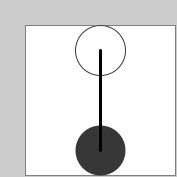
Frame 1 (no input)
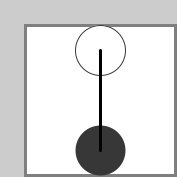
Frame 60 (the mouse pressed at the canvas centre just before this capture)
Frame 120 (the mouse held since frame 60 and released just before this capture): identical to frame 60, image omitted

The Processing sketch that drew these frames (run headless with seeded random() and noise(); from frame 60 on, the mouse is pressed at the canvas centre):

// Processing sketch: tarea01
// ── tarea01.pde
/* Nicolás Troncoso
Expresión Digital II

Dos círculos con una línea entre sus centros
Todo inscrito en un rectángulo.  (Error de sintaxis -1, no todo el contenido pasado en clases será repetido en el material de apoyo, por algo es "Material de apoyo)*/

void setup() { // No agrega el void setup, ni el tamaño. No todo el contenido pasado en la clase será repetido en el material de apoyo, por algo es "Material de apoyo", es necesario prestar atención durante la clase. Código -1
size (177, 177); // Código -2
} // Código -3

void draw() { // No agrega el void draw. No todo el contenido pasado en la clase será repetido en el material de apoyo, por algo es "Material de apoyo", es necesario prestar atención durante la clase. Código -4
stroke(127); // grosor de línea (Error de sintaxis -2, materia no vista en clases -1, color de línea, no grosor de línea. Texto de apoyo incorrectamente comentado -1)
rect(25, 25, 150, 150); // rectángulo que inscribe las figuras Error de sintaxis -3, ortografía -1 (Rectángulo))

stroke(55); // línea negra (Error de sintaxis -4, materia no vista en clases -2, ortografía -2 (Línea))
strokeWeight(50); // grosor de línea (Error de sintaxis -5, materia no vista en clases -3)
point(100, 150); // punto arriba al centro (Error de sintaxis -6)


strokeWeight(1); // grosor de línea (Error de sintaxis -7, materia no vista en clases -4)
stroke(55); // Color negro de línea (Error de sintaxis -8, materia no vista en clases -5)
ellipse(100, 50, 50, 50); // Círculo al centro arriba (Error de sintaxis -9)

stroke(0); // color de línea negro (Error de sintaxis -10, materia no vista en clases -6)
strokeWeight(3); // Grosor de línea (Error de sintaxis -11, materia no vista en clases -7)
line(100, 50, 100, 150); // línea del centro hacia abajo (Error de sintaxis -12)

} // No cierra el void draw, código -5


/*
Errores de código ............................................  -5
Errores de sintaxis .......................................... -12
Texto de apoyo incorrectamente comentado .....................  -1
Errores ortográficos .........................................  -2
Incluye materia no vista en clases ...........................  -7
*/
